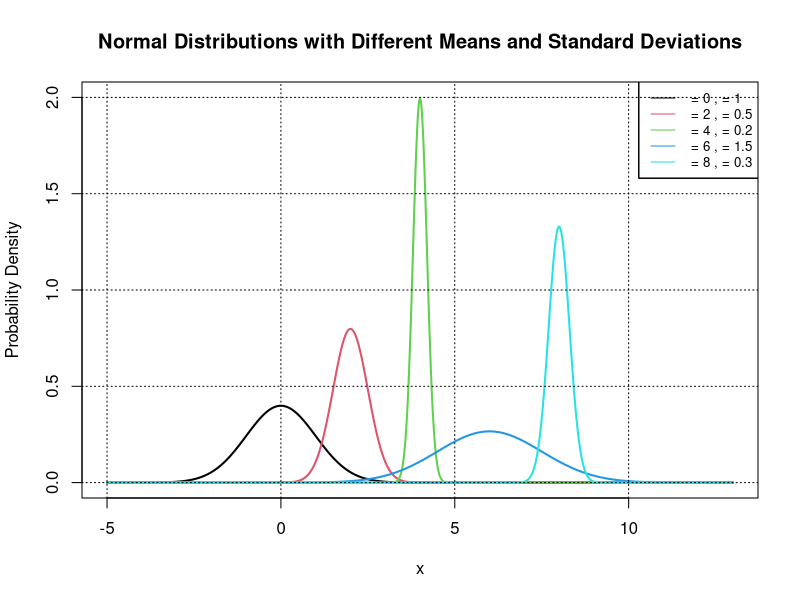
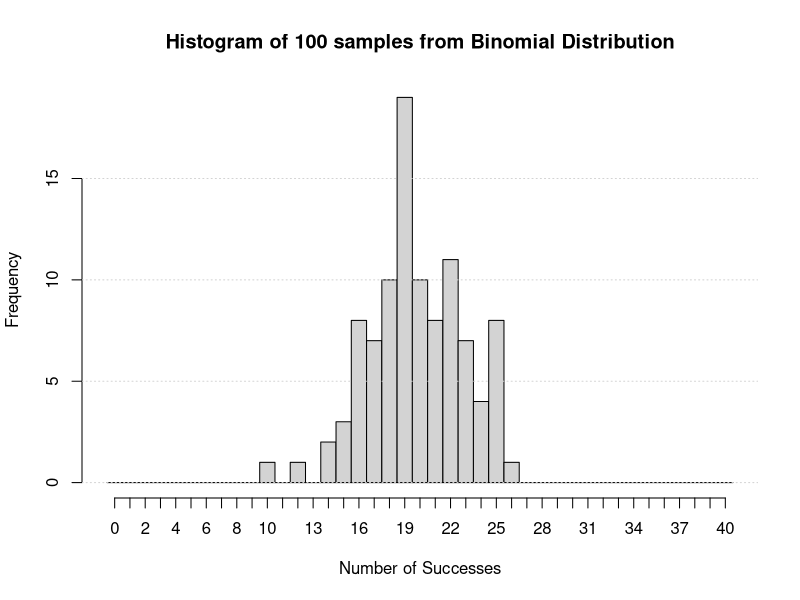
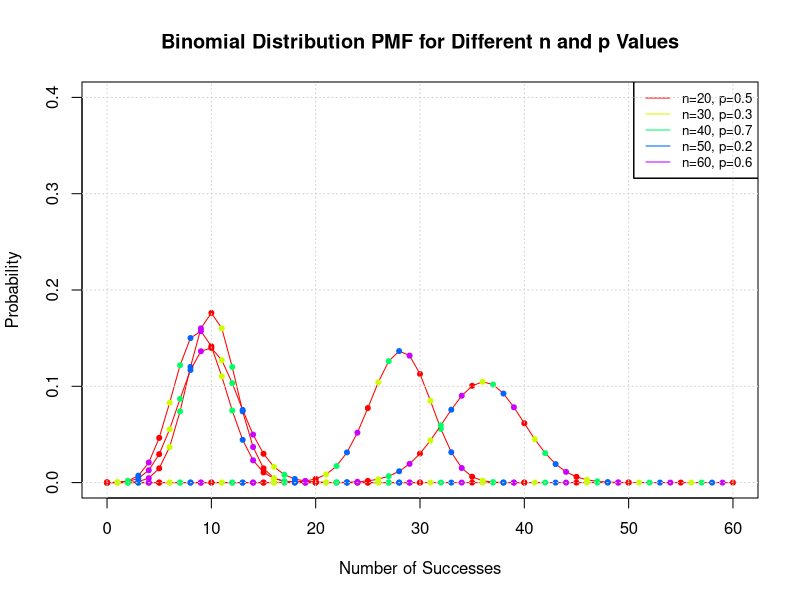
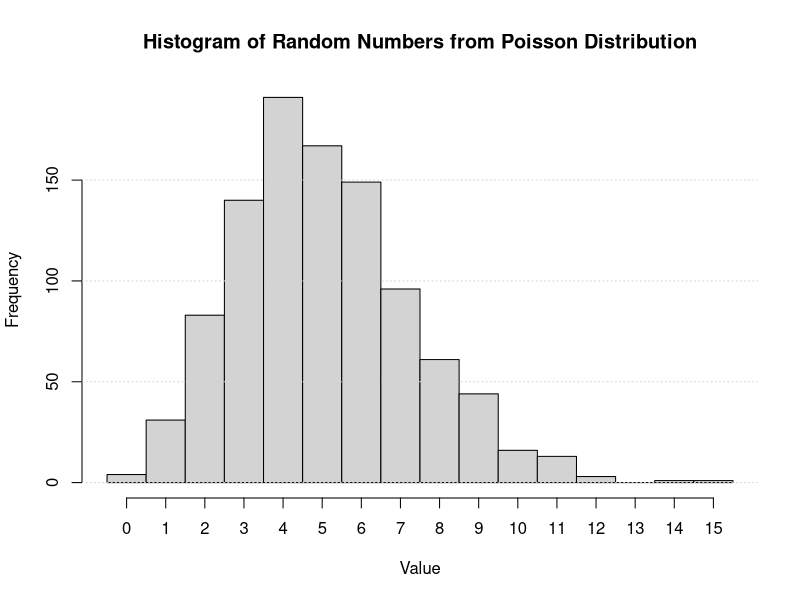
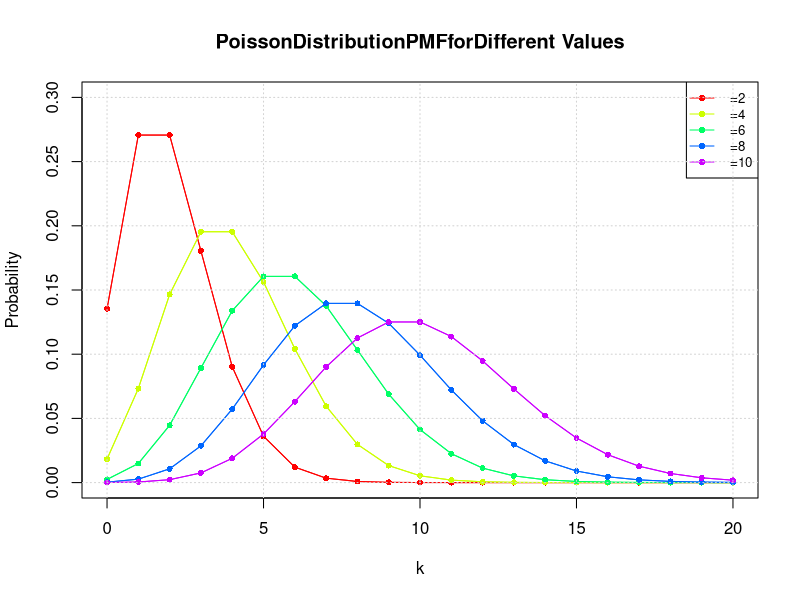
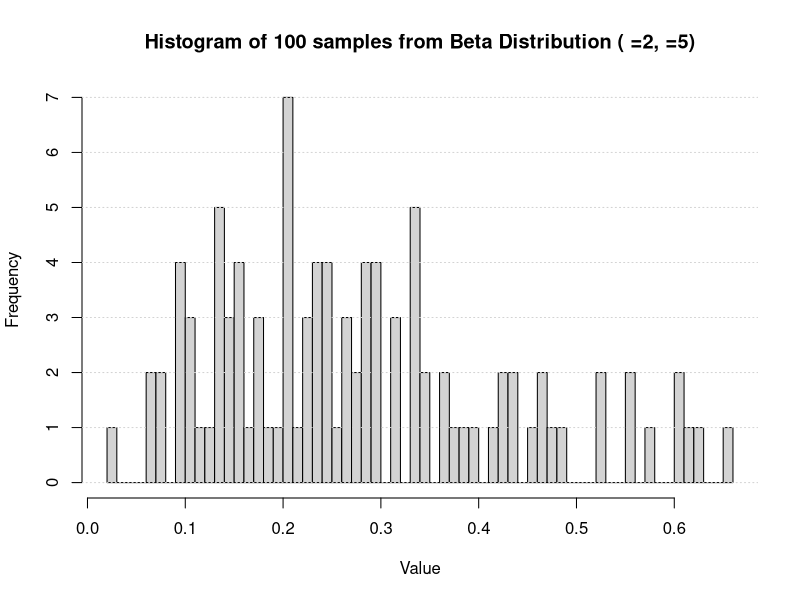
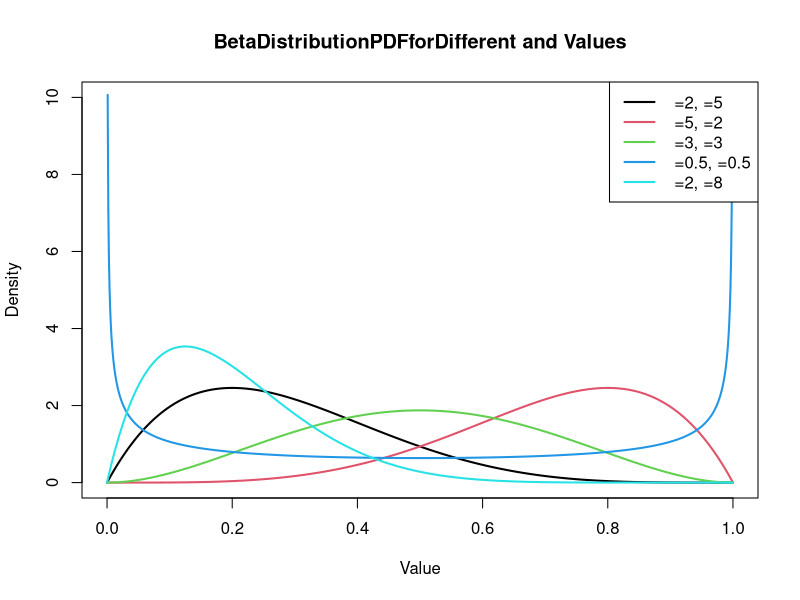
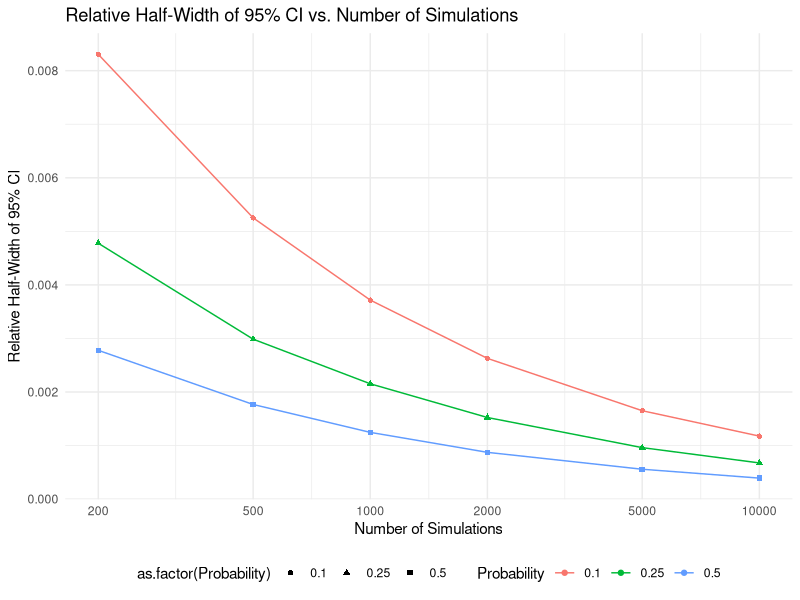

Write R code to recreate these figures, in order.
# Generate 100 random numbers using a normal distribution # with a mean of 0 and a standard deviation of 1 
random_numbers <- rnorm(100, mean=0, sd=1)
print(random_numbers)

mean <- 5
variance <- 0.1 # Variance
std_dev <- sqrt(variance) # Standard deviation is the square root of variance
# Generate 100 random numbers using a normal distribution with a specified mean␣ ↪and standard deviation
random_numbers <- rnorm(100, mean=mean, sd=std_dev)
print(random_numbers)

# Define x values
x <- seq(-5, 13, length.out = 1000)
# Define the means and standard deviations
means <- c(0, 2, 4, 6, 8)
std_devs <- c(1, 0.5, 0.2, 1.5, 0.3)
# Start plotting
plot(NULL, NULL, type="l", xlim=c(-5, 13), ylim=c(0, 2),
     xlab="x", ylab="Probability Density",
     main="Normal Distributions with Different Means and Standard Deviations")
# Add the normal distribution curves
for (i in 1:length(means)) {
  mean <- means[i]
  std_dev <- std_devs[i]
  lines(x, dnorm(x, mean=mean, sd=std_dev),
        col=i, lty=1, lwd=2) # dnorm calculates the density of the normal distribution
  legend("topright", legend=paste(" =", means, ", =", std_devs), col=1:5, lty=1, cex=0.8)
  }

# Add grid lines
grid(col="black", lty="dotted")

# Parameters
n_trials <- 40
p_success <- 0.5
n_samples <- 100
# Generate random numbers from a binomial distribution
samples <- rbinom(n_samples, size=n_trials, prob=p_success)
# Plotting
hist(samples, breaks=seq(-0.5, n_trials + 0.5, by=1), col="lightgray",border="black",
     main='Histogram of 100 samples from Binomial Distribution',
     xlab='Number of Successes', ylab='Frequency', xaxt='n')
axis(1, at=seq(0, n_trials, by=1))
grid(nx=NA, ny=NULL)

# Define n and p parameter combinations
params <- list(c(20, 0.5), c(30, 0.3), c(40, 0.7), c(50, 0.2), c(60, 0.6))
# Set up the plot
plot(1, type="n", xlab="Number of Successes", ylab="Probability", main="Binomial Distribution PMF for Different n and p Values",
     xlim=c(0, max(sapply(params, "[[", 1))), ylim=c(0, 0.4)) # Set limits for x and y axes
# Add lines for each parameter combination
for (param in params) {
  n <- param[1]
  p <- param[2]
  x <- 0:n
  y <- dbinom(x, size=n, prob=p)
  lines(x, y, type="o", pch=20, lty=1, col=rainbow(length(params))) # Use different colors for lines
  legend("topright", legend=sprintf("n=%d, p=%.1f", sapply(params, "[[", 1),sapply(params, "[[", 2)),
         col=rainbow(length(params)), lty=1, cex=0.8)
  }
# Display the plot
grid()

# Setting the random seed for reproducibility
set.seed(0)
# Lambda value
lmbda <- 5
# Generate 100 random numbers from a Poisson distribution with lambda=5
random_numbers <- rpois(100, lambda=lmbda)
# Print the random numbers
print(random_numbers)

# Setting the random seed for reproducibility
set.seed(0)
# Lambda value
lmbda <- 5
# Generate 1000 random numbers from a Poisson distribution with lambda=5
random_numbers <- rpois(1000, lambda=lmbda)
# Plot histogram
hist(random_numbers, breaks=seq(min(random_numbers) - 0.5, max(random_numbers)+ 0.5, by=1),
     col="lightgray", border="black", main='Histogram of Random Numbers from Poisson Distribution',
     xlab='Value', ylab='Frequency', xaxt='n')
axis(1, at=seq(min(random_numbers), max(random_numbers), by=1))
grid(nx=NA, ny=NULL)

# Setting the random seed for reproducibility
set.seed(0)
# Lambda values
lambdas <- c(2, 4, 6, 8, 10)
# Generate k values (e.g., from 0 to 20 for clear visualization)
k_values <- 0:20
# Set up the plot
plot(0, type="n", xlim=c(min(k_values), max(k_values)), ylim=c(0, 0.3), main="PoissonDistributionPMFforDifferent Values",
     xlab="k", ylab="Probability")
# Plot the PMF for each lambda value
colors <- rainbow(length(lambdas))
for (i in seq_along(lambdas)) {
  lmbda <- lambdas[i]
  probabilities <- dpois(k_values, lambda=lmbda)
  points(k_values, probabilities, col=colors[i], pch=16, type="o", cex=0.8)
  lines(k_values, probabilities, col=colors[i], lty=1)
  }
# Add legend
legend("topright", legend=sprintf(" =%d", lambdas), col=colors, pch=16, lty=1,cex=0.8)
# Display the plot
grid()

# Set the size of the plot in a Jupyter notebook environment
options(repr.plot.width=12, repr.plot.height=8) # Adjust the margins around the plot
par(mar=c(5.1, 4.1, 4.1, 2.1)) # default values: mar=c(5.1, 4.1, 4.1, 2.1)
# Parameters
alpha <- 2
beta <- 5
n_samples <- 100
# Generate random numbers from a beta distribution
samples <- rbeta(n_samples, shape1=alpha, shape2=beta)
# Plotting
hist(samples, breaks=50, col="lightgray", border="black", main='Histogram of 100 samples from Beta Distribution ( =2, =5)', xlab='Value', ylab='Frequency')
grid(nx=NA, ny=NULL)

# Define alpha and beta parameter combinations
params <- matrix(c(2, 5,
                   5, 2,
                   3, 3,
                   0.5, 0.5,
                   2, 8), ncol=2, byrow=TRUE)
# Prepare x values for plotting
x <- seq(0, 1, length.out=1000)
# Set up the plot
options(repr.plot.width=12, repr.plot.height=8)
par(mar=c(5.1, 4.1, 4.1, 2.1))
plot(NULL, NULL, type="n", xlim=c(0, 1), ylim=c(0, 10), xlab="Value", ylab="Density",
     main="BetaDistributionPDFforDifferent and Values")
# Plot beta PDF for each alpha and beta combination
for (i in 1:nrow(params)) {
  a <- params[i, 1]
  b <- params[i, 2]
  lines(x, dbeta(x, a, b), col=i, lty=1, lwd=2)
  }
# Add legend
legend("topright", legend=paste(" =", params[,1], ", =", params[,2], sep=""),col=1:nrow(params), lty=1, lwd=2)

# Sample data
sample_mean <- 99
sample_std_dev <- 3
n <- 30
confidence_level <- 0.95
# Calculate the standard error
standard_error <- sample_std_dev / sqrt(n) # Calculate the degrees of freedom
df <- n - 1
# Calculate the t critical value
t_critical <- qt((1 + confidence_level) / 2, df) # Calculate the margin of error
margin_of_error <- t_critical * standard_error
# Calculate the confidence interval
ci_lower <- sample_mean - margin_of_error
ci_upper <- sample_mean + margin_of_error
# Print the 95% confidence interval
cat("95% Confidence Interval: [", ci_lower, ", ", ci_upper, "]\n")

# Sample data
sample_mean <- 99
sample_std_dev <- 3
n <- 30
# Calculate the standard error
standard_error <- sample_std_dev / sqrt(n)
# Calculate the t critical value for a 95% CI 
alpha <- 0.05 # for a 95% CI
t_value <- qt(1 - alpha/2, df=n-1)
# Calculate the half-width of the 95% CI
half_width <- t_value * standard_error 
# Calculate the relative half-width
relative_half_width <- half_width / sample_mean 
# Print the relative half-width
cat("Relative Half-Width:", relative_half_width, "\n")

# Load necessary library
library(stats)
# Define the probabilities and sizes
probabilities <- c(0.1, 0.25, 0.5)
sizes <- c(200, 500, 1000, 2000, 5000, 10000)
iterations <- 5
# Function to calculate the confidence interval
calculate_CI <- function(data, alpha=0.05) {
  sample_mean <- mean(data)
  standard_error <- sd(data) / sqrt(length(data))
  t_value <- qt(1 - alpha/2, df=length(data) - 1)
  half_width <- t_value * standard_error
  CI <- c(sample_mean - half_width, sample_mean + half_width)
  RHW <- half_width / sample_mean
  return(list(CI=CI, RHW=RHW))
  }
# Loop over probabilities and sizes to calculate and print the confidence interval and relative half-width
for (p in probabilities) {
  cat("Probability:", p, "\n")
  for (n in sizes) {
    cat("\tSize:", n, "\n")
    for (i in 1:iterations) {
      # Generate random numbers using binomial distribution
      data <- rbinom(n, size=2500, prob=p)
      # Calculate the confidence interval and relative half-width
      result <- calculate_CI(data)
      cat(sprintf("\t\tIteration %d: CI = (%f, %f), RHW = %f\n", i,result$CI[1], result$CI[2], result$RHW))
    } }
  }

# Load necessary libraries
library(ggplot2)
# Define the probabilities and sizes
probabilities <- c(0.1, 0.25, 0.5)
sim_sizes <- c(200, 500, 1000, 2000, 5000, 10000) 
iterations <- 5
n<-2500 #Noofcases
# Function to calculate the confidence interval
calculate_CI <- function(data, alpha=0.05) {
  sample_mean <- mean(data)
  standard_error <- sd(data) / sqrt(length(data))
  t_value <- qt(1 - alpha/2, df=length(data) - 1)
  half_width <- t_value * standard_error
  return(half_width / sample_mean)
  }
results <- data.frame()
# Loop over different probabilities and sizes and calculate the averagerelative half-width
for (p in probabilities) {
  for (size in sim_sizes) {
    avg_rhw <- mean(sapply(1:iterations, function(.) calculate_CI(rbinom(size,size=n, prob=p))))
    results <- rbind(results, data.frame(Probability=p, SimSize=size,AvgRHW=avg_rhw))
  } }

# Plotting the results using ggplot2
ggplot(results, aes(x=SimSize, y=AvgRHW, color=as.factor(Probability), shape=as.factor(Probability))) +
  geom_line() +
  geom_point() +
  scale_x_log10(breaks=sim_sizes) +
  scale_color_discrete(name="Probability") +
  labs(title='Relative Half-Width of 95% CI vs. Number of Simulations',
       x='Number of Simulations',
       y='Relative Half-Width of 95% CI') +
  theme_minimal() +
  theme(legend.position="bottom")

# Initialization of fixed parameters
cases <- 201
a1 <- 0.59
a2 <- 0.723
a3 <- 0.128
population <- 1019847
n_iter <- 10
# Define alpha and beta values
getAlphaBeta <- function(mu, sigma) {
  alpha <- (((1 - mu) / sigma^2) - (1 / mu)) * mu^2
  beta <- ((1 / mu) - 1) * alpha
  return(c(alpha, beta))
}
true_incidence <- cases / population
# Generate binomial distributed random numbers
set.seed(42) # for reproducibility, equivalent to np.random.seed(0) in Python 
cases_dist <- rbinom(n = n_iter, size = population, prob = true_incidence)
print(cases_dist)

# Compute alpha and beta
alpha1_beta1 <- getAlphaBeta(a1, 0.05)
# Generate random numbers from a Beta distribution 
set.seed(42) # for reproducibility
a1_dist <- rbeta(n_iter, alpha1_beta1[1], alpha1_beta1[2])
print(a1_dist)

alpha1_beta1 <- getAlphaBeta(a1, 0.05) # Computes alpha and beta # Set seed for reproducibility
set.seed(42)
# Generate random numbers from a Beta distribution
a1_dist <- rbeta(n_iter, alpha1_beta1[1], alpha1_beta1[2])

# Compute alpha and beta for a2
alpha2_beta2 <- getAlphaBeta(a2, 0.05) # Set seed for reproducibility
set.seed(42)
# Generate random numbers from a Beta distribution for a2
a2_dist <- rbeta(n_iter, alpha2_beta2[1], alpha2_beta2[2])

# Compute alpha and beta for a3
alpha3_beta3 <- getAlphaBeta(a3, 0.05) # Set seed for reproducibility
set.seed(42)
# Generate random numbers from a Beta distribution for a3
a3_dist <- rbeta(n_iter, alpha3_beta3[1], alpha3_beta3[2])

# Compute the crude rate distribution
crude_rate_dist <- cases_dist / population
print(crude_rate_dist)

# Compute the adjusted rate distribution
adjusted_rate_dist <- crude_rate_dist / (a1_dist * a2_dist * a3_dist)
print(adjusted_rate_dist)

# Set seed for reproducibility
set.seed(123)
# Initialization of fixed parameters
numbers <- c(35, 80, 85)
a1 <- c(0.59, 0.59, 0.59)
a2 <- c(0.989, 0.988, 0.991) #DSH
a3 <- c(0.613, 0.613, 0.613) 
pop_changing <- c(77958, 173878, 588070)
age_group <- c('>2','2-4','5-15')
n_iter <- 100000

# Define alpha and beta values
getAlphaBeta <- function(mu, sigma) {
  alpha <- (((1 - mu) / sigma^2) - (1 / mu)) * mu^2
  beta <- ((1 / mu) - 1) * alpha
  return(c(alpha, beta))
}
incidence <- numeric()
lower_ci <- numeric()
upper_ci <- numeric()
# Calculate adjusted incidence for each year
for (x in 1:length(age_group)) {
  # Define the distribution of cases
  true_incidence <- numbers[x] / pop_changing[x]
  cases_dist <- rbinom(n_iter, size = pop_changing[x], prob = true_incidence)
  # Define the distributions of the adjustment factors
  alpha1_beta1 <- getAlphaBeta(a1[x], 0.05)
  alpha2_beta2 <- getAlphaBeta(a2[x], 0.05)
  alpha3_beta3 <- getAlphaBeta(a3[x], 0.05)
  a1_dist <- rbeta(n_iter, alpha1_beta1[1], alpha1_beta1[2])
  a2_dist <- rbeta(n_iter, alpha2_beta2[1], alpha2_beta2[2])
  a3_dist <- rbeta(n_iter, alpha3_beta3[1], alpha3_beta3[2])
  # Calculate the crude incidence rate
  crude_rate_dist <- cases_dist / pop_changing[x] # Calculate the adjusted incidence rate
  adjusted_rate_dist <- crude_rate_dist / (a1_dist * a2_dist * a3_dist)
  incidence <- c(incidence, mean(adjusted_rate_dist * 100000))
  lower_ci <- c(lower_ci, quantile(adjusted_rate_dist * 100000, 0.025))
  upper_ci <- c(upper_ci, quantile(adjusted_rate_dist * 100000, 0.975))
}
# Plotting the values
plot(1:length(age_group), incidence, type = "l", col = "#8F262A", lwd = 2, xlab= "Age Group", ylab = "Incidence", xaxt='n', ylim=c(0, 200))
axis(1, at=1:length(age_group), labels=age_group)
polygon(c(1:length(age_group), rev(1:length(age_group))), c(lower_ci,rev(upper_ci)), col = adjustcolor("#8F262A", alpha.f = 0.15), border = NA)
legend("bottomright", legend = c("Adjusted Incidence"), fill = c("#8F262A"), inset= .05)
title("Simulation of Typhi Incidence")
